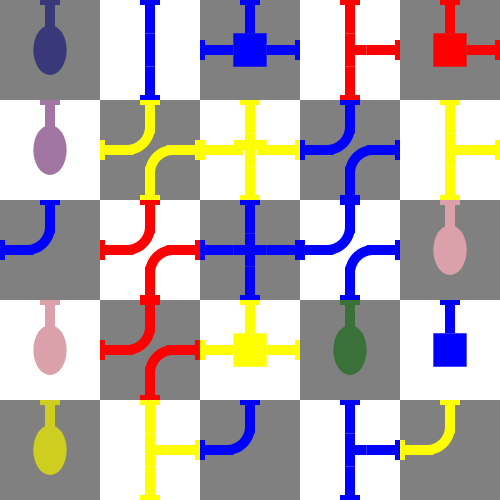
Frame 1 (no input)
Frame 60 (no input): identical to frame 1, image omitted
Frame 120 (the mouse pressed at the canvas centre since frame 60): identical to frame 1, image omitted

The p5.js sketch that drew this single still picture (run headless with seeded random() and noise() and a simulated clock; from frame 60 on, the mouse is pressed at the canvas centre):

// p5.js sketch
// ── sketch.js
var connBoard;
function setup() {
  	connBoard = new ConnectingBoard();
  	var tall = connBoard.size*100;
	createCanvas(tall,tall);
  	background(0);
  	
}
function mouseClicked(){
	connBoard.click(mouseX,mouseY);
}
function draw() {
	connBoard.draw(this);
}
// ── connectingBoard.js
function ConnectingBoard(level){
	var data = new Map(level);
	this.size = data.size;
	this.multipoles = [];
	this.updated = false;
	this.MultipoleClicked = 0;
	var self = this;
	init();
	function init() {
		for (var i = 0; i < data.grid.length; i++) {
			self.multipoles[i] = new Multipole(data.grid[i]);
		}
	}
}
ConnectingBoard.prototype.draw = function(sketch) {
	if(this.updated){
		return;
	}
	for (var i = 0; i < this.multipoles.length; i++) {
		this.multipoles[i].draw(sketch);
	}
	this.updated = this.multipoles[this.MultipoleClicked].updated;
};
ConnectingBoard.prototype.click = function(x, y) {
	var j = Math.floor(x / 100);
	var i = Math.floor(y / 100);
	if(i<0||i>=this.size||j<0||j>=this.size){
		return false;
	}
	this.MultipoleClicked = i*this.size+j;
	this.multipoles[i*this.size+j].click();
	if(this.simulate()){
		alert("you win");
	}
};
ConnectingBoard.prototype.simulate = function() {
	for (var i = 0; i < this.multipoles.length; i++) {
		this.multipoles[i].disconnect();
	}
	for (var i = 0; i < this.multipoles.length; i++) {
		this.multipoles[i].connection(this);
	}
	this.updated = false;
	for (var i = 0; i < this.multipoles.length; i++) {
		if(this.multipoles[i].isOff()){
			return false;
		}
	}
	return true;
};
ConnectingBoard.prototype.getConnectingTo = function(conToArray) {
	var connectingTo = [];
	var i = 0;
	for (var k in conToArray) {
		var idx = conToArray[k];
		if(idx>=0){
			connectingTo[i] = this.multipoles[idx];
		}else{
			connectingTo[i] = null;
		}
		i++;
	}
	return connectingTo;
};

// ── map.js
function Map(level) {
	this.level = level;
	var map1 = getMap(level);
	this.size = map1.size;
	this.grid = map1.grid;


	function getMap(level) {
		var size = 5;
		var grid = [];
		var gray = false;
		var odd = size%2==0;		
		for (var i = 0; i < size; i++) {
				if(odd)gray=!gray;
			for (var j = 0; j < size; j++) {
				gray=!gray;
				m = maps[i*size+j];
				grid[i*size+j] ={
					index : {idx:i*size+j,i:i,j:j},
					size : size,
					color : gray?"gray":"white",
					type : m.type,
					model : m.model,
					volt : m.volt,
					angle : 0,
					goal:false,
					connectingTo : getNeighbors(i*size+j, size, true)
				}

			}
		}
		return {size:size,grid:grid};
	}
	function randomVolt() {
		var values = [0,1,20,300];
		return values[Math.floor(Math.random()*3)+1];
		//return 20;
	}
	function randomType() {
		var types = ["generator","line","round","lamp"];
			models = {generator:["g1","g21","g22","g3"],line:["l1","l2","l3","l4"],round:["r1","r2"],lamp:["l1"]}
		var index = Math.floor(Math.random() * types.length);
		var type = types[index];
		index = Math.floor(Math.random() * models[type].length);
		var model = models[type][index];
		return {type:type,model:model};
	}
	function getNeighbors(index, size, border) {
		var neighbors = {};
		if(index-size>=0){
			neighbors.up = index-size;
		}else{
			neighbors.up = border?-1:index+size*(size-1);
		}
		if((index+1)%size>0){
			neighbors.right = index+1;
		}else{
			neighbors.right = border?-1:index+1-size;
		}
		if(index+size<size*size){
			neighbors.down = index+size;
		}else{
			neighbors.down = border?-1:index%size;
		}
		if(index%size>0){
			neighbors.left = index-1;
		}else{
			neighbors.left = border?-1:index-1+size;
		}
		return neighbors;
	}

}
var maps = [
	{
		"poles":[
			{"frequence":0,"volt":0},
			{"frequence":1,"volt":0},
			{"frequence":0,"volt":0},
			{"frequence":0,"volt":0}
		],
		"model":"l1",
		"type":"lamp",
		"volt":1,
		"angle":1
	},{
		"poles":[
			{"frequence":0,"volt":0},
			{"frequence":1,"volt":1},
			{"frequence":0,"volt":0},
			{"frequence":1,"volt":1}
		],
		"model":"l1",
		"type":"line",
		"volt":1,
		"angle":1
	},{
		"poles":[
			{"frequence":0,"volt":1},
			{"frequence":1,"volt":1},
			{"frequence":1,"volt":1},
			{"frequence":1,"volt":1}
		],
		"model":"g3",
		"type":"generator",
		"volt":1,
		"angle":2
	},{
		"poles":[
			{"frequence":0,"volt":0},
			{"frequence":1,"volt":301},
			{"frequence":1,"volt":301},
			{"frequence":1,"volt":301}
		],
		"model":"l3",
		"type":"line",
		"volt":300,
		"angle":1
	},{
		"poles":[
			{"frequence":0,"volt":300},
			{"frequence":0,"volt":300},
			{"frequence":1,"volt":300},
			{"frequence":1,"volt":300}
		],
		"model":"g21",
		"type":"generator",
		"volt":300,
		"angle":2
	},{
		"poles":[
			{"frequence":0,"volt":0},
			{"frequence":0,"volt":0},
			{"frequence":1,"volt":0},
			{"frequence":0,"volt":0}
		],
		"model":"l1",
		"type":"lamp",
		"volt":301,
		"angle":2
	},{
		"poles":[
			{"frequence":1,"volt":0},
			{"frequence":2,"volt":301},
			{"frequence":2,"volt":301},
			{"frequence":1,"volt":0}
			],
		"model":"r2",
		"type":"round",
		"volt":20,
		"angle":0
	},{
		"poles":[
			{"frequence":1,"volt":321},
			{"frequence":2,"volt":301},
			{"frequence":1,"volt":321},
			{"frequence":2,"volt":301}
			],
		"model":"l2",
		"type":"line",
		"volt":20,
		"angle":0
	},{
		"poles":[
			{"frequence":1,"volt":301},
			{"frequence":2,"volt":321},
			{"frequence":2,"volt":321},
			{"frequence":1,"volt":301}
		],
		"model":"r2",
		"type":"round",
		"volt":1,
		"angle":0
	},{
		"poles":[
			{"frequence":1,"volt":321},
			{"frequence":0,"volt":0},
			{"frequence":1,"volt":321},
			{"frequence":1,"volt":321}
		],
		"model":"l3",
		"type":"line",
		"volt":20,
		"angle":2
	},{
		"poles":[
			{"frequence":1,"volt":301},
			{"frequence":1,"volt":301},
			{"frequence":0,"volt":0},
			{"frequence":0,"volt":0}
		],
		"model":"r1",
		"type":"round",
		"volt":1,
		"angle":1
	},{
		"poles":[
			{"frequence":1,"volt":301},
			{"frequence":2,"volt":321},
			{"frequence":2,"volt":321},
			{"frequence":1,"volt":301}
		],
		"model":"r2",
		"type":"round",
		"volt":300,
		"angle":0
	},{
		"poles":[
			{"frequence":1,"volt":321},
			{"frequence":1,"volt":321},
			{"frequence":1,"volt":321},
			{"frequence":1,"volt":321}
		],
		"model":"l4",
		"type":"line",
		"volt":1,
		"angle":0
	},{
		"poles":[
			{"frequence":1,"volt":321},
			{"frequence":2,"volt":0},
			{"frequence":2,"volt":0},
			{"frequence":1,"volt":321}
		],
		"model":"r2",
		"type":"round",
		"volt":1,
		"angle":0
	},{
		"poles":[
			{"frequence":1,"volt":0},
			{"frequence":0,"volt":0},
			{"frequence":0,"volt":0},
			{"frequence":0,"volt":0}
		],
		"model":"l1",
		"type":"lamp",
		"volt":321,
		"angle":0
	},{
		"poles":[
			{"frequence":0,"volt":0},
			{"frequence":1,"volt":0},
			{"frequence":0,"volt":0},
			{"frequence":0,"volt":0}
		],
		"model":"l1",
		"type":"lamp",
		"volt":321,
		"angle":1
	},{
		"poles":[
			{"frequence":1,"volt":321},
			{"frequence":2,"volt":20},
			{"frequence":2,"volt":20},
			{"frequence":1,"volt":321}
		],
		"model":"r2",
		"type":"round",
		"volt":300,
		"angle":0
	},{
		"poles":[
			{"frequence":1,"volt":20},
			{"frequence":0,"volt":20},
			{"frequence":1,"volt":20},
			{"frequence":1,"volt":20}
		],
		"model":"g3",
		"type":"generator",
		"volt":20,
		"angle":3
	},{
		"poles":[
			{"frequence":0,"volt":0},
			{"frequence":0,"volt":0},
			{"frequence":1,"volt":0},
			{"frequence":0,"volt":0}
		],
		"model":"l1",
		"type":"lamp",
		"volt":21,
		"angle":2
	},{
		"poles":[
			{"frequence":0,"volt":1},
			{"frequence":0,"volt":1},
			{"frequence":1,"volt":1},
			{"frequence":0,"volt":1}
		],
		"model":"g1",
		"type":"generator",
		"volt":1,
		"angle":2
	},{
		"poles":[
			{"frequence":0,"volt":0},
			{"frequence":1,"volt":0},
			{"frequence":0,"volt":0},
			{"frequence":0,"volt":0}
		],
		"model":"l1",
		"type":"lamp",
		"volt":20,
		"angle":1
	},{
		"poles":[
			{"frequence":1,"volt":20},
			{"frequence":0,"volt":0},
			{"frequence":1,"volt":20},
			{"frequence":1,"volt":20}
		],
		"model":"l3",
		"type":"line",
		"volt":20,
		"angle":2
	},{
		"poles":[
			{"frequence":1,"volt":21},
			{"frequence":1,"volt":21},
			{"frequence":0,"volt":0},
			{"frequence":0,"volt":0}
		],
		"model":"r1",
		"type":"round",
		"volt":1,
		"angle":1
	},{
		"poles":[
			{"frequence":1,"volt":21},
			{"frequence":1,"volt":21},
			{"frequence":0,"volt":0},
			{"frequence":1,"volt":21}
		],
		"model":"l3",
		"type":"line",
		"volt":1,
		"angle":3
	},{
		"poles":[
			{"frequence":1,"volt":21},
			{"frequence":0,"volt":0},
			{"frequence":0,"volt":0},
			{"frequence":1,"volt":21}
		],
		"model":"r1",
		"type":"round",
		"volt":20,
		"angle":0
	}
];
// ── multipole.js
var types = 
	{
		generator:{
			g1: [1,0,0,0,1],
			g21: [1,1,0,0,1],
			g22: [1,0,1,0,1],
			g3: [1,1,0,1,1],
			g4: [1,1,1,1,1]
		},
		line:{
			l1: [1,0,1,0,0],
			l2: [1,2,1,2,0],
			l3: [1,1,1,0,0],
			l4: [1,1,1,1,0]
		},
		round:{
		 	r1 : [1,0,0,1,0],
			r2 : [1,2,2,1,0]
		},
		lamp:{ 
			l1:[1,0,0,0,0]
		}
	}
function Multipole(grid) {
	this.index = grid.index;
	this.angle = grid.angle;
	this.type = grid.type;
	this.color = grid.color;
	this.model = grid.model;
	this.volt = grid.volt;
	this.connectingTo = grid.connectingTo;
	this.rotated = 0;
	this.updated = false;
	this.goal = grid.goal;
	var self = this;
	init(this.type, this.model, this.volt);

	function init(type, model, volt) { 
		var a = types[type][model][0];
		var b = types[type][model][1];
		var c = types[type][model][2];
		var d = types[type][model][3];
		self.poles = 
				[{frequence:a,volt:volt},
				 {frequence:b,volt:volt},
				 {frequence:c,volt:volt},
				 {frequence:d,volt:volt}];
		self.shape =  new Shape(type,a,b,c,d);
	}
}
Multipole.prototype.draw = function(sketch) {
	var x = this.index.j*100;
	var y = this.index.i*100;
	if(this.rotated<0){
		this.rotated+=30;
		this.updated = this.rotated==0;
	}
	sketch.angleMode(sketch.DEGREES);
	sketch.push();
	sketch.fill(this.color);
	sketch.noStroke();
	sketch.rectMode(sketch.CENTER);
	sketch.translate(x+50, y+50);
	//stroke(255)
	sketch.rect(0, 0, 100, 100);
	sketch.rotate(this.angle*90+this.rotated);

	//rect(0, 0, 100, 100);
	//rotate(PI);
	/*fill(0);*/
	//rotate(PI/2*this.angle);
	
	this.shape.setPoles(this.poles,this.angle,this.volt,this.goal);
	this.shape.draw(100,sketch);

	sketch.pop();
	/*textSize(11)
	text(""+this.poles[0].frequence, x+50, y+10);
	text(""+this.poles[1].frequence, x+90, y+50);
	text(""+this.poles[2].frequence, x+50, y+100);
	text(""+this.poles[3].frequence, x, y+50);
	text(""+this.type, x+30, y+50);*/
};
Multipole.prototype.click = function() {
	this.rotation();
	this.angle++;
	if(this.angle>3){
		this.angle = 0;
	}
	this.rotated = -90;
};
Multipole.prototype.rotation = function() {
	var old = this.poles[3].frequence;
	for (var i = 3; i > 0; i--) {
		this.poles[i].frequence = this.poles[i-1].frequence;
	}
	this.poles[0].frequence = old;
};
Multipole.prototype.disconnect = function() {
	if(this.type == "generator"){
		return ;
	}
	for (var i = 0; i < this.poles.length; i++) {
		this.poles[i].volt = 0;
		this.goal = false;
	}
};
Multipole.prototype.connection = function(multipoles) {
	if(this.type == "generator"){
		var connectingTo = multipoles.getConnectingTo(this.connectingTo);
		for (var i = 0; i < 4; i++) {
			if(connectingTo[i] && this.poles[i].frequence>0){
				connectingTo[i].connect(getSide(i) , this.poles[i].volt, multipoles);
			}
		}
	}
};
Multipole.prototype.connect = function(side, volt, multipoles) {
	var frequence = this.poles[side].frequence;
	if(frequence==0 || this.type == "generator"){
		return ;
	}
	if(this.type == "lamp"){
		if(this.poles[side].frequence>0){
			this.goal = this.volt==volt;
		}
		return;
	}
	if(this.poles[side].volt != volt){
		var newVolt = getNewVolt(this.poles[side].volt, volt);
		var connectingTo = multipoles.getConnectingTo(this.connectingTo);
		for (var i = 0; i < 4; i++) {
			if(this.poles[i].frequence == frequence){
				this.poles[i].volt = newVolt;
				if(i!= side && connectingTo[i]){
					connectingTo[i].connect(getSide(i), newVolt, multipoles);
				}
			}
		}
	}
};
Multipole.prototype.isOff = function() {
	return this.type == "lamp" && !this.goal;
};
function getNewVolt(old, current) {
	var a = 0;
	var b = 0;
	var c = 0;
	if(old>=300){
		a = 300;
		old-=300;
	}
	if(current>=300){
		a = 300;
		current-=300;
	}
	if(old>=20){
		b = 20;
		old-=20;
	}
	if(current>=20){
		b = 20;
		current-=20;
	}
	if(old>=1){
		c = 1;
		old-=1;
	}
	if(current>=1){
		c = 1;
		current-=1;
	}
	return a+b+c;
}
function getSide(pole) {
	for (var i = 0; i < 2; i++) {
		pole++;
		if(pole>3) pole = 0;
	}
	return pole;
}

// ── shape.js
function Shape(type,up,right,down,left) {
	this.shapes = [];
	this.poles = {up:"",right:""};
	//up
	this.type = type;
	this.shapes.push(poleUp);
	//right
	if(right){
		this.shapes.push(poleRight)
	}
	//down
	if (down) {
		this.shapes.push(poleDown)
	}
	//left
	if(left){
		this.shapes.push(poleLeft)
	}
	//centre
	if(type.search(/generator/)>=0){
		this.shapes.push(generator)
	}else if(type.search(/line/)>=0){
		if(right){
			if(right==up){
				if(left){
					this.shapes.push(plusCable);
				}else{
					this.shapes.push(tCable);
				}
			}else{
				this.shapes.push(bridgeCable);
			}
		}else{
			this.shapes.push(simpleCable);
		}
	}else if(type.search(/round/)>=0){
		this.shapes.push(simpleRoundCable);
		if(right){
			this.shapes.push(doubleRoundCable);
		}
	}else{
		this.shapes = [];
		this.shapes.push(lamp);
	}
	function poleUp(size,poles,sketch) {
		try{

		sketch.fill(poles.up);
		}catch(err){
			console.err(poles.up)
		}
		sketch.rect(0,-size/2+5/2,20,5);
		sketch.rect(0,-size/2+size/6,10,size/3);	
	}
	function poleRight(size,poles,sketch) {
		sketch.fill(poles.right);
		sketch.rect(size/2-5/2,0,5,20);
		sketch.rect(size/2-size/6,0,size/3,10);
	}
	function poleDown(size,poles,sketch) {
		sketch.fill(poles.down);
		sketch.rect(0,size/2-5/2,20,5);
		sketch.rect(0,size/2-size/6,10,size/3);
	}
	function poleLeft(size,poles,sketch) {
		sketch.fill(poles.left);
		sketch.rect(-size/2+5/2,0,5,20);
		sketch.rect(-size/2+size/6,0,size/3,10);
	}
	function generator(size,poles,sketch) {
		sketch.fill(poles.up);
		sketch.rect(0,0,size/3,size/3);
		sketch.stroke("black")
		sketch.fill("white")
		sketch.textSize(26);
		sketch.textFont("FontAwesome");
		sketch.text('\uf0e7',-6,7)
	}
	function simpleCable(size,poles,sketch) {
		sketch.fill(poles.up);
		sketch.rect(0,0,10,size/3);
	}
	function plusCable(size,poles,sketch) {
		sketch.fill(poles.up);
		sketch.rect(0,0,10,size/3);
		sketch.rect(0,0,size/3,10);
	}
	function bridgeCable(size,poles,sketch) {
		sketch.fill(poles.up);
		sketch.rect(0,0,10,size/3);
		sketch.fill(poles.right);
		sketch.rect(-size/2+size/3+5,0,10,10);
		sketch.rect(0,-5,size/3,10);
		sketch.rect(size/2-size/3-5,0,10,10);
	}
	function tCable(size,poles,sketch) {
		sketch.fill(poles.up);
		sketch.rect(0,0,10,size/3);
		sketch.rect(size/6-size/12,0,size/6,10);
	}
	function simpleRoundCable(size,poles,sketch) {
		sketch.fill(poles.up)
		sketch.beginShape();
		for (var i = 0; i < 90; i++) {
			var x = (size/3-5) * sketch.cos(i);    
		    var y = (size/3-5) * sketch.sin(i);
			sketch.vertex(x-size/3+10,y-size/3+10);
		}
		for (var i = 90; i >0; i--) {
			var x = (size/3-15) * sketch.cos(i);    
		    var y = (size/3-15) * sketch.sin(i);
			sketch.vertex(x-size/3+10,y-size/3+10);
		}
		sketch.endShape();
	}
	function doubleRoundCable(size,poles,sketch) {
		sketch.fill(poles.right)
		sketch.beginShape();
		for (var i = 180; i < 270; i++) {
			var x = (size/3-5) * sketch.cos(i);    
		    var y = (size/3-5) * sketch.sin(i);
			sketch.vertex(x+size/3-10,y+size/3-10);
		}
		for (var i = 270; i >180; i--) {
			var x = (size/3-15) * sketch.cos(i);    
		    var y = (size/3-15) * sketch.sin(i);
			sketch.vertex(x+size/3-10,y+size/3-10);
		}
		sketch.endShape();
	}
	function lamp(size,poles,sketch) {
		if(poles.goal){
			light(poles.corp,sketch)
		}
		sketch.fill(poles.corp);
		sketch.ellipse(0,0,size/3,size/2);
		sketch.noStroke()
		sketch.rect(0,-size/2+5/2,20,5);
		sketch.rect(0,-size/2+size/6,10,size/3);
		/*line(0,0,-40,0);
		line(0,0,0,-40);*/
	}
	function light(c,sketch) {
		c = sketch.color(c);
		c.levels[3] = 100;
		sketch.stroke(c.levels);
		sketch.strokeWeight(3)
		sketch.line(0,0,30,30);
		sketch.line(0,0,0,40);
		sketch.line(0,0,-30,30);
		sketch.line(0,0,-40,0);
		sketch.line(0,0,-30,-30);
		sketch.line(0,0,30, -30);
		sketch.line(0,0,40, 0);
	}
}
Shape.prototype.draw = function(size,sketch) {
	for (var i = 0; i < this.shapes.length; i++) {
		this.shapes[i](size,this.poles,sketch);

	}
};
Shape.prototype.setPoles = function(poles,angle,volt,goal){
	var colors = {color0:"#bdb8b8",color1:"blue",color20:"yellow",color300:"red",
				  color21:"green",color320:"orange",color301:"violet",color321:"pink"};
	var colorsLight = {blue:"#393979",green:"#397139",red:"#c11b1b",
				  yellow:"#cece20",orange:"#bf8822",violet:"#a276a2",pink:"#daa1ab"};
				  //console.log(poles)
	this.poles.up = colors["color"+poles[angle].volt];
	this.poles.right = colors["color"+poles[angle+1>3?angle+1-4:angle+1].volt];
	this.poles.down = colors["color"+poles[angle+2>3?angle+2-4:angle+2].volt];
	this.poles.left = colors["color"+poles[angle+3>3?angle+3-4:angle+3].volt];
	//console.log(this.poles);
	if(goal){	
		this.poles.corp = colors["color"+volt];
	}else{
		this.poles.corp = colorsLight[colors["color"+volt]];		
	}
	this.poles.goal = goal;
	/*if(this.type.search(/round2/)>=0){
		console.log(angle)
		console.log(angle+1>3?angle+1-4:angle+1)
		console.log(angle+2>3?angle+2-4:angle+2)
		console.log(angle+3>3?angle+3-4:angle+3)
		console.log(this.poles)
	}*/
	//console.log(this.poles)
	/*this.poles.up="aqua";	
	this.poles.right="aqua"	;*/
};
